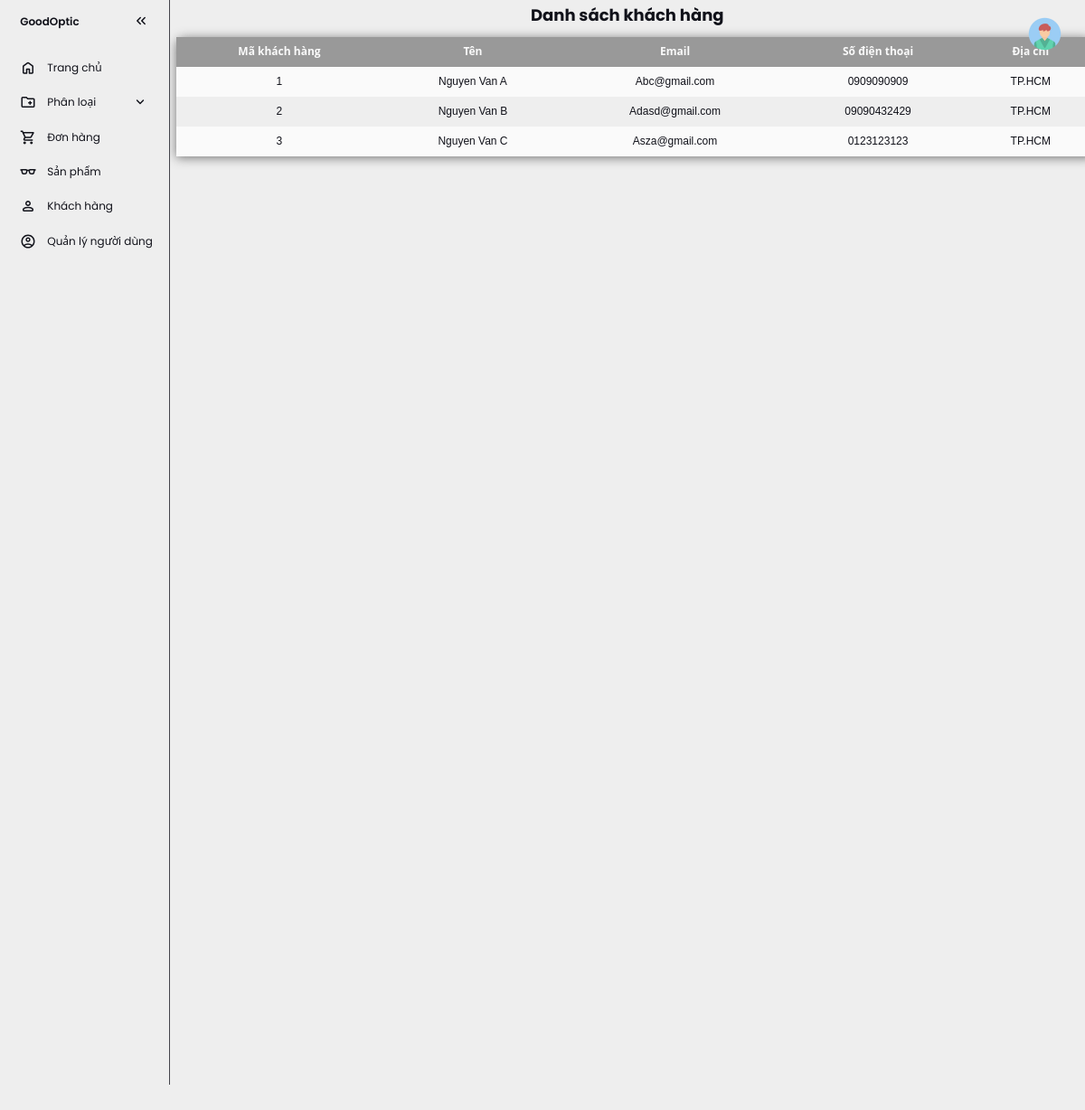
The app's page /admin/viewCustomers.php (signed in) with its own data.
### tables this page shows
CREATE TABLE `customers` (
  `customer_id` bigint(20) UNSIGNED NOT NULL,
  `customer_name` varchar(255) NOT NULL,
  `email` varchar(255) NOT NULL,
  `phone` varchar(30) NOT NULL,
  `address` text NOT NULL
);

### admin/viewCustomers.php (the view, shortened to what this page needs)
<?php include "./header.php";
include "./sidebar.php";
if ($_SESSION['user']['type'] != 'Admin'){
    echo "<h2>Bạn không có quyền truy cập nội dung này</h2>";
} else {
?>
<div>
  <h2 class="text-center">Danh sách khách hàng</h2>
  <div class="table-responsive">
    <table class="custom-table">
      <thead>
        <tr>
          <th class="text-center">Mã khách hàng</th>
          <th class="text-center">Tên</th>
          <th class="text-center">Email</th>
          <th class="text-center">Số điện thoại</th>
          <th class="text-center">Địa chỉ</th>
        </tr>
      </thead>
      <?php
      include_once "./config/dbconnect.php";
      $sql = "SELECT * from customers";
      $result = $conn->query($sql);
      if ($result->num_rows > 0) {
        while ($row = $result->fetch_assoc()) {
      ?>
          <tr>
            <td><?= $row["customer_id"] ?></td>
            <td><?= $row["customer_name"] ?></td>
            <td><?= $row["email"] ?></td>
            <td><?= $row["phone"] ?></td>
            <td><?= $row["address"] ?></td>
          </tr>
      <?php
        }
      }
      ?>
    </table>
  </div>
</div>
<?php
}
?>
<?php include "./footer.php"; ?>

### admin/css/style.css (style rules this page uses)
:root { --base-clr: #EEEEEE; --line-clr: #42434a; --hover-clr: #FFCCCC; --text-clr: #11121a; --accent-clr: #11121a; --secondary-text-clr: #b0b3c1; }
* { margin: 0; padding: 0; }
html { font-family: Poppins, 'Segoe UI', Tahoma, Geneva, Verdana, sans-serif; line-height: 1.5rem; }
table { width: 100%; border-collapse: collapse; border-spacing: 0; box-shadow: 0 2px 15px rgba(64, 64, 64, .7); border-radius: 12px 12px 0 0; margin-top: 20px; margin-left: 10px; }
td, th { padding: 10px 16px; text-align: center; }
th { background-color: #999999; color: #fafafa; font-family: 'Open Sans', Sans-serif; font-weight: bold; }
tr { width: 100%; background-color: #fafafa; font-family: 'Montserrat', sans-serif; }
tr:nth-child(even) { background-color: #eeeeee; }
div { align-items: center; justify-content: center; }
h2 { text-align: center; margin-top: 10px; }

### records on screen
customers: customer_id "1", customer_name "Nguyen Van A", email "Abc@gmail.com", phone "0909090909", address "TP.HCM"
customers: customer_id "2", customer_name "Nguyen Van B", email "Adasd@gmail.com", phone "09090432429", address "TP.HCM"
customers: customer_id "3", customer_name "Nguyen Van C", email "Asza@gmail.com", phone "0123123123", address "TP.HCM"
